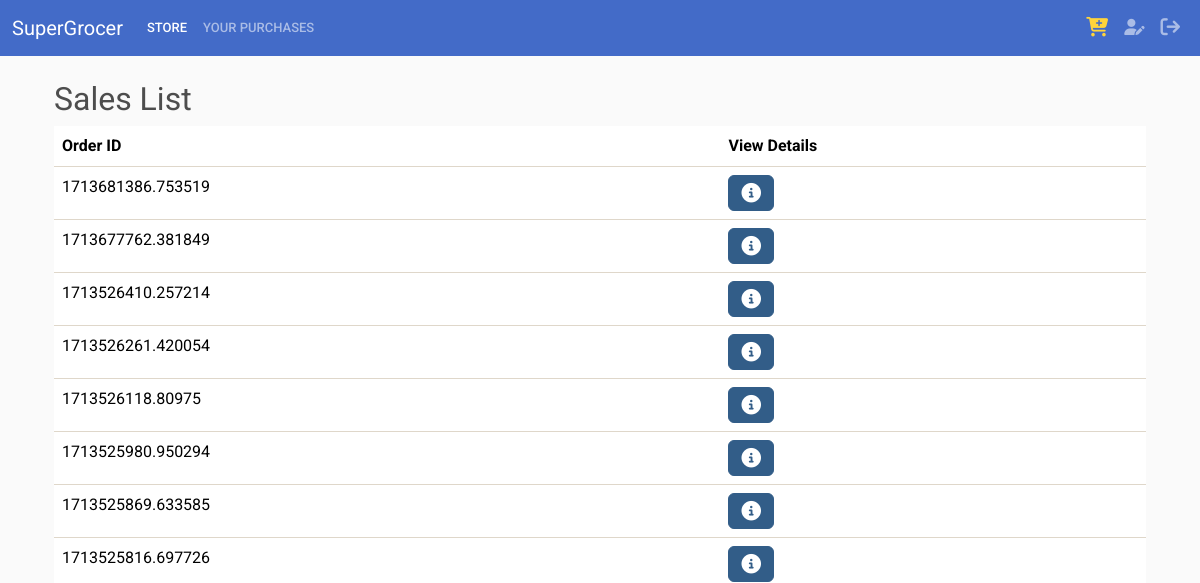
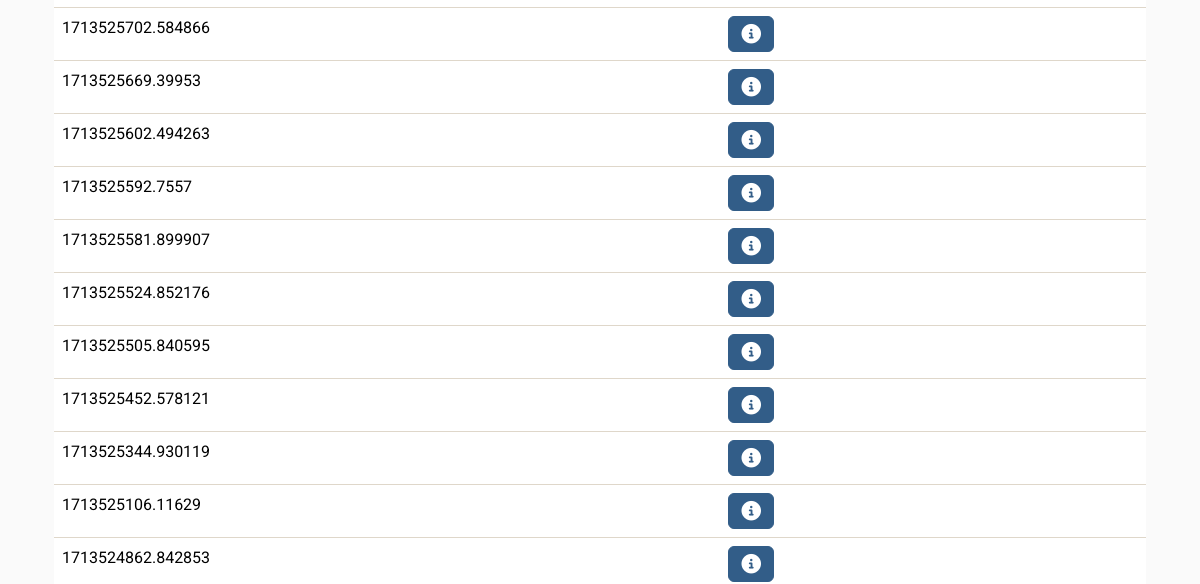
The page /buyer/sale_list/ (signed in, upper part) on the database as committed earlier (2 pictures, top to bottom).
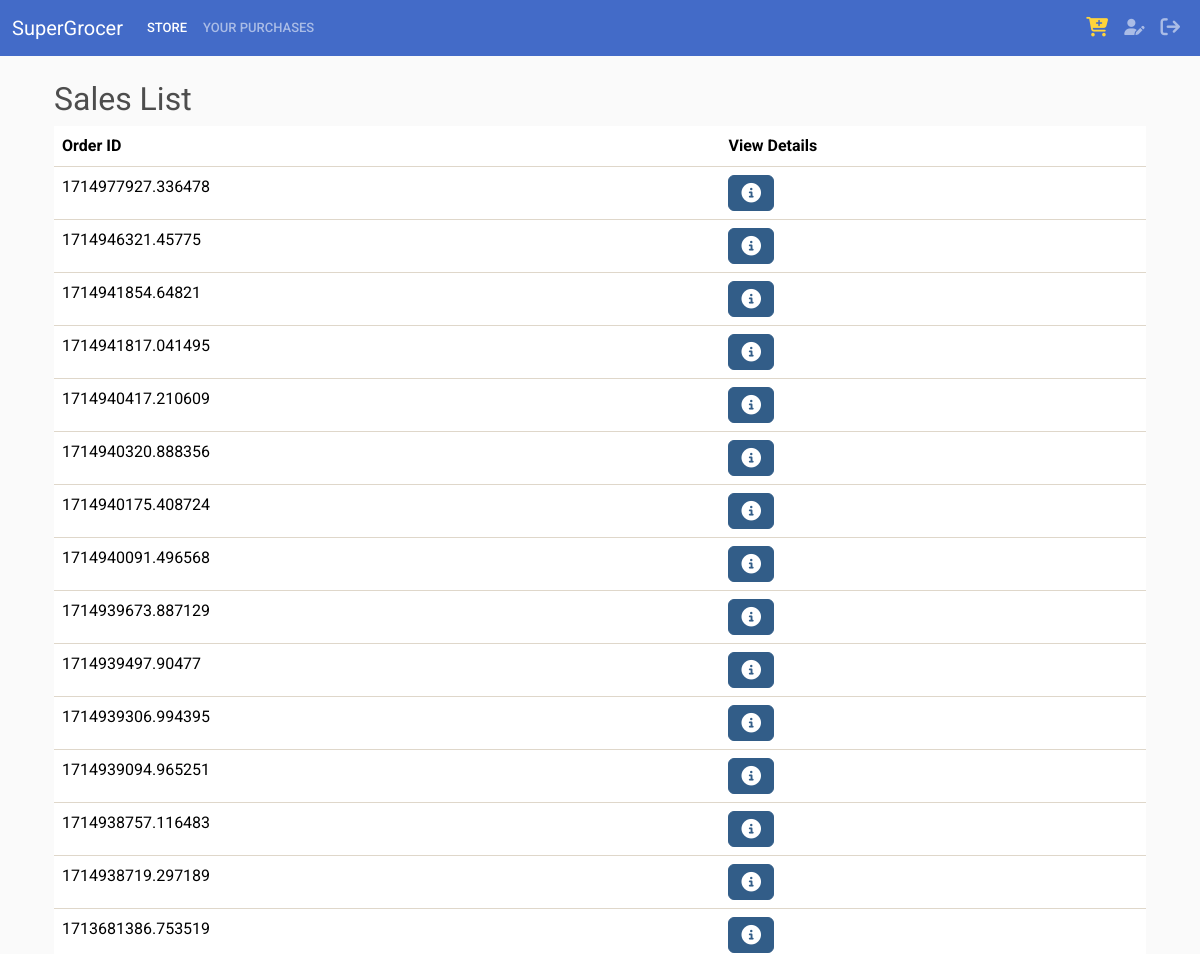
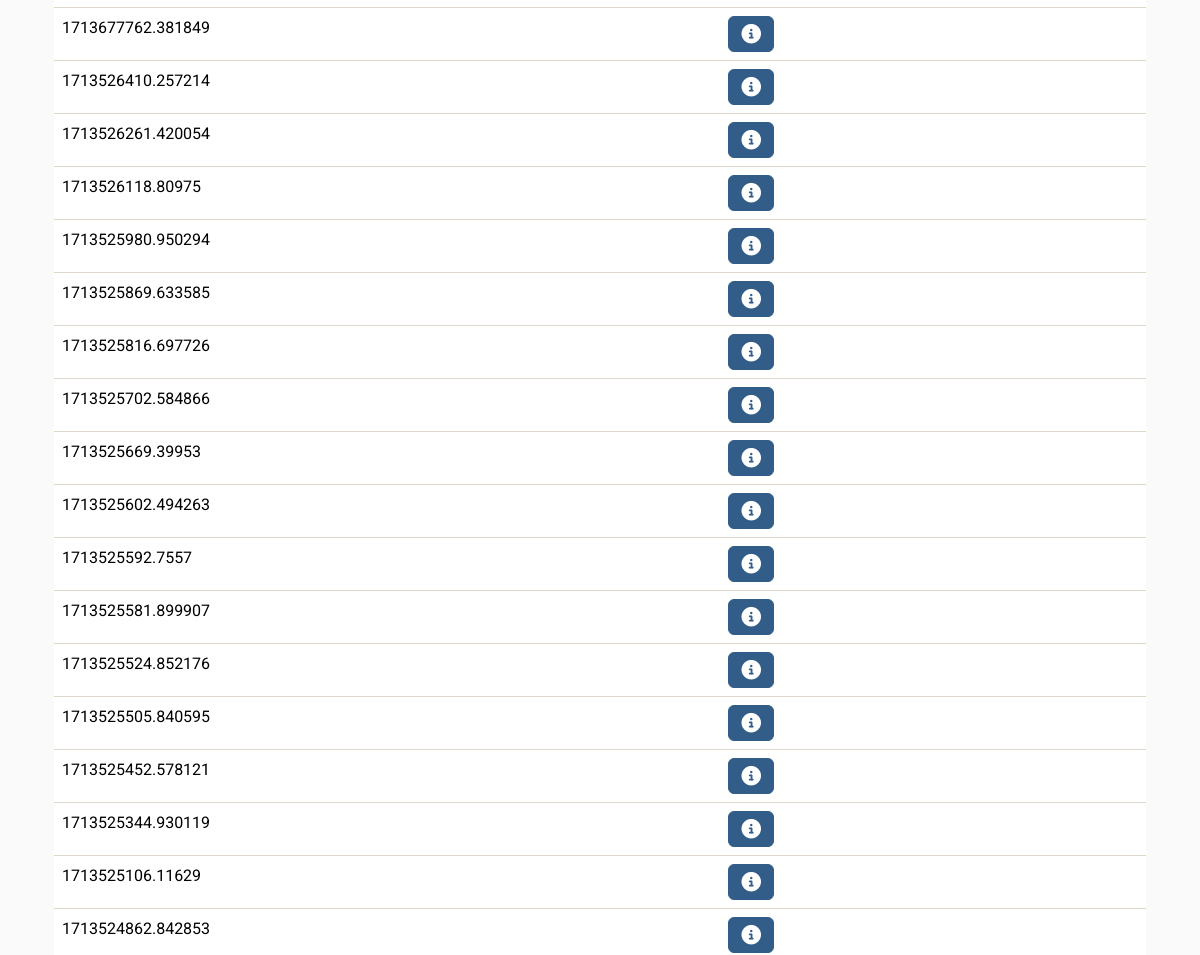
The same page on the database as committed later (2 pictures, top to bottom).
### buyer/models.py (models this page shows, shortened)
class SalesOrder(models.Model):
    buyer = models.ForeignKey(Buyer, on_delete=models.SET_NULL, null=True)
    date_ordered = models.DateTimeField(auto_now_add=True)
    complete = models.BooleanField(default=False, null=True, blank=False)
    transaction_id = models.CharField(max_length=200, null=True)
    razorpay_order_id = models.CharField(max_length=100, null=True, blank=True)
    razorpay_payment_id = models.CharField(max_length=100, null=True, blank=True)
    razorpay_payment_signature = models.CharField(max_length=100, null=True, blank=True)
    @property
    def get_cart_total(self):
        orderitems = self.orderitem_set.all()
        total = sum([item.get_total for item in orderitems])
        return total

### buyer/views.py (the view)
# urls.py: path('sale_list/', views.sale_list, name='sale_list'),
@login_required
def sale_list(request):
    buyer = request.user.buyer
    sales = buyer.salesorder_set.filter(complete=True).order_by('-id').order_by('-id')
    context = {
        'sales': sales
    }
    return render(request, 'buyer/sale_list.html', context)

### buyer/models.py (called while the page is built)
    @property
    def get_total(self):
        total = self.product.sell_price * self.quantity
        return total

### templates/buyer/sale_list.html (shortened to what this page needs)
{% extends 'base/buyer.html' %}
{% block content %}
<div class="container">
  <h2>Sales List</h2>
  <table class="table table-hover">
    <thead>
      <tr>
        <th scope="col">Order ID</th>
        <th scope="col">View Details</th>
      </tr>
    </thead>
    <tbody>
      {% for sale in sales %}
      <tr>
        <td>{{ sale.transaction_id }}</td>
        <td>
            <a href="#" class="btn btn-primary" data-bs-toggle="modal" data-bs-target="#salesModal{{ sale.id }}">
            </a>
        </td>
      </tr>
      {% endfor %}
    </tbody>
  </table>
</div>
{% endblock %}

Rows that differ between the two databases and show on the page:
added SalesOrder: transaction_id "1714977927.336478"
added SalesOrder: transaction_id "1714946321.45775"
added SalesOrder: transaction_id "1714941854.64821"
added SalesOrder: transaction_id "1714941817.041495"
added SalesOrder: transaction_id "1714940417.210609"
added SalesOrder: transaction_id "1714940320.888356"
added SalesOrder: transaction_id "1714940175.408724"
added SalesOrder: transaction_id "1714940091.496568"
added SalesOrder: transaction_id "1714939673.887129"
added SalesOrder: transaction_id "1714939497.90477"
added SalesOrder: transaction_id "1714939306.994395"
added SalesOrder: transaction_id "1714939094.965251"
added SalesOrder: transaction_id "1714938757.116483"
now on this page (row edited): SalesOrder: transaction_id "1714938719.297189"
